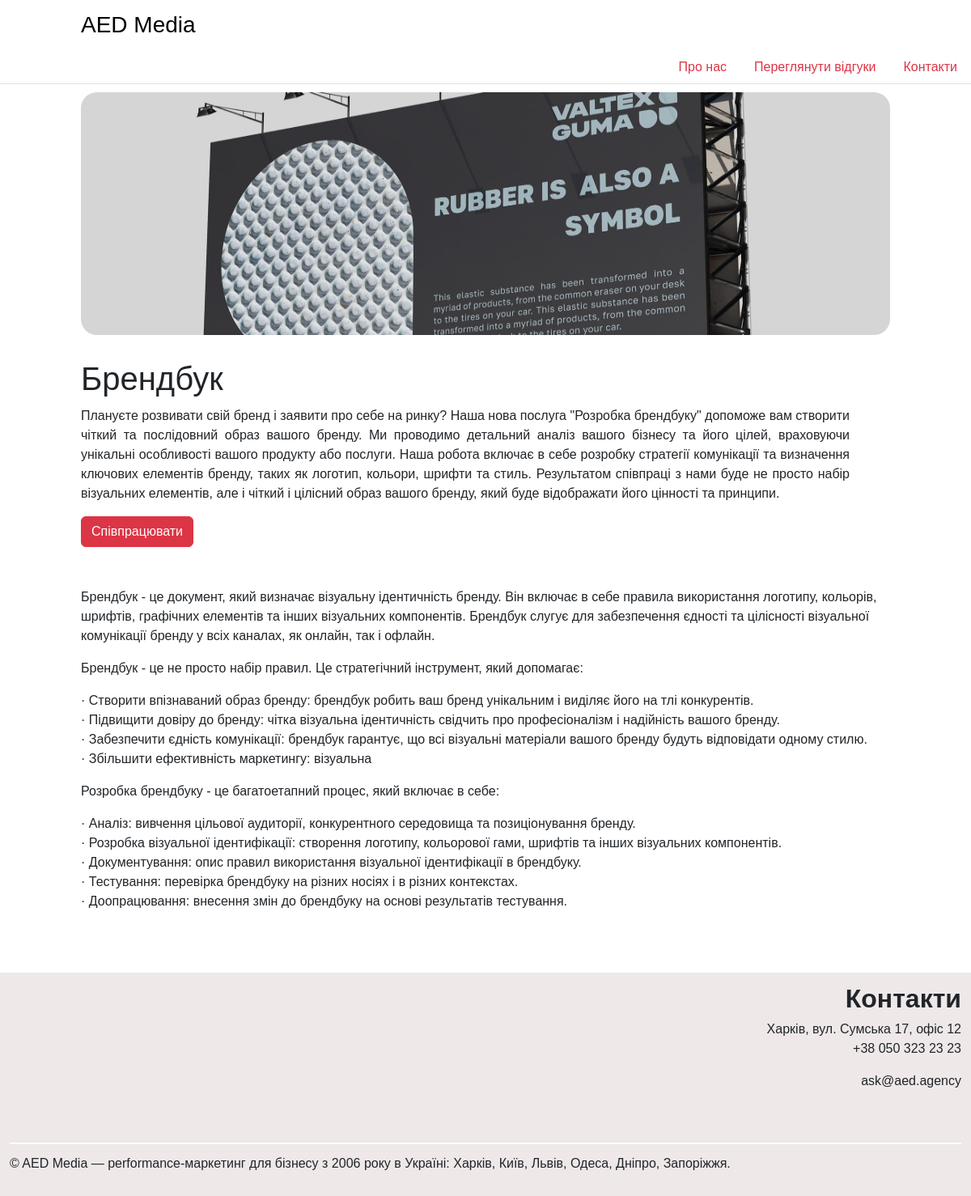
/2/brendbook/, run on the app's committed database.
### shop/models.py (models this page shows, shortened)
class Product(models.Model):
    name = models.CharField(max_length=200)
    slug = models.SlugField(max_length=200, unique=True)
    image = models.ImageField(upload_to='images/')
    description = models.TextField(blank=True)
    text = models.TextField(blank=True)
    available = models.BooleanField(default=True)
    created = models.DateTimeField(auto_now_add=True)
    updated = models.DateTimeField(auto_now=True)
    class Meta:
        ordering = ['name']
        indexes = [
            models.Index(fields=['id', 'slug']),
            models.Index(fields=['name']),
            models.Index(fields=['-created']),
        ]

### shop/views.py (the view)
# urls.py: path('<int:id>/<slug:slug>/', views.product_detail, name='product_detail'),
def product_detail(request, id, slug):
    product = get_object_or_404(Product, id=id, slug=slug, available=True)
    return render(request, 'shop/product/detail.html', {'product': product})

### templates/shop/product/detail.html (shortened to what this page needs)
{% extends "shop/base.html" %}
{% load static %}
{% block content %}
    <div class="product-detail">
        <img src="{% if product.image %}{{ product.image.url }}{% else %}{% static 'img/no_image.png' %}{% endif %}" width="300" height="300">
        <div class="product-text">
        <h1>{{ product.name }}</h1>
        {{ product.description|linebreaks }}
    <form action="{% url 'shop:new_contact' %}" method="get">
        <button name="submit" type="submit" class="btn btn-danger">Співпрацювати</button>
    </form>  </div></div>
    <div class="text">
    {{ product.text|linebreaks }}</div>
{% endblock %}

### static/css/base.css (style rules this page uses)
body { margin:0; padding:0; font-family:helvetica, sans-serif; }
h1, h2, h3, h4, h5 , h6 { font-family: 'Ubuntu', sans-serif; font-weight:normal; }
.product-detail { margin-top: 1%; text-align:justify; }
.product-detail img { width:100%; }
.product-detail h1 { margin-bottom:0; }
.product-text { margin-top: 3%; margin-right: 5%; }
img { border-radius: 20px; }
.text { margin-top: 5%; }

### data on the page
Product: image (picture), name "Брендбук", description "Плануєте розвивати свій бренд і заявити про себе на ринку? Наша нова послуга \"Розробка брендбуку\" допоможе вам створити чіткий та послідовний образ вашого бренду. Ми проводимо детальний аналіз вашого бізнесу та його цілей, враховуючи унікальні особливості вашого продукту або послуги. Наша робота включає в себе розробку стратегії комунікації та визначення ключових елементів бренду, таких як логотип, кольори, шрифти та стиль. Результатом співпраці з нами буде не просто набір візуальних елементів, але і чіткий і цілісний образ вашого бренду, який буде відображати його цінності та принципи.", text "Брендбук - це документ, який визначає візуальну ідентичність бренду. Він включає в себе правила використання логотипу, кольорів, шрифтів, графічних елементів та інших візуальних компонентів. Брендбук слугує для забезпечення єдності та цілісності візуальної комунікації бренду у всіх каналах, як онлайн, так і офлайн. Брендбук - це не просто набір правил. Це стратегічний інструмент, який допомагає: · Створити впізнаваний образ бренду: брендбук робить ваш бренд унікальним і виділяє його на тлі конкурентів. · Підвищити довіру до бренду: чітка візуальна ідентичність свідчить про професіоналізм і надійність вашого бренду. · Забезпечити єдність комунікації: брендбук гарантує, що всі візуальні…"
